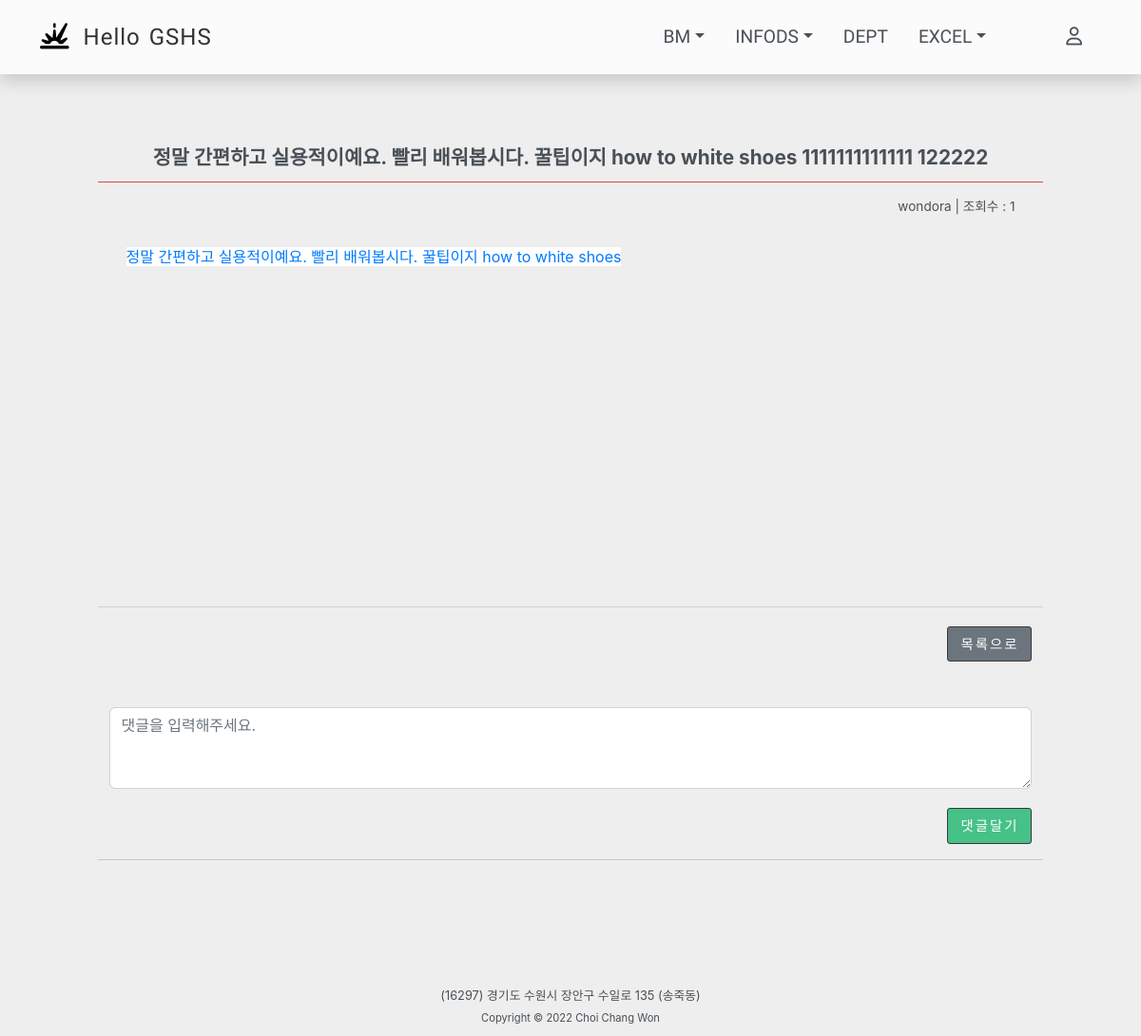
/freeboard/1/, run on the app's committed database.
### freeboard/models.py (models this page shows, shortened)
class Freeboard(models.Model):
    writer = models.ForeignKey(settings.AUTH_USER_MODEL, on_delete=models.SET_NULL, null=True, verbose_name='작성자')
    title = models.CharField(max_length=128, verbose_name='제목')
    content = models.TextField(verbose_name='내용')
    category = models.CharField(choices=CATEGORY_CHOICES, max_length=18, verbose_name='분류', default='자유')
    upload_files = models.FileField(upload_to=get_file_path, null=True, blank=True, verbose_name='파일')
    filename = models.CharField(max_length=64, null=True, verbose_name='첨부파일명')
    hits = models.PositiveIntegerField(verbose_name='조회수', default=0)
    comments = models.PositiveIntegerField(verbose_name='댓글수', null=True)
    registered_date = models.DateTimeField(auto_now_add=True, verbose_name='등록시간')
    top_fixed = models.BooleanField(verbose_name='상단고정', default=False)
    class Meta:
        db_table = 'freeboard'
    @property
    def created_string(self):
        time = datetime.now() - self.registered_date
        if time < timedelta(minutes=1):
            return '방금 전'
        elif time < timedelta(hours=1):
            return str(int(time.seconds / 60)) + '분 전'
        elif time < timedelta(days=1):
            return str(int(time.seconds / 3600)) + '시간 전'
        elif time < timedelta(days=7):
            time = datetime.now().date() - self.registered_date.date()
            return str(time.days) + '일 전'
        else:
            return False

### login/models.py (models this page shows, shortened)
class User(AbstractUser):
    objects = UserManager()
    username = models.CharField(max_length=20, null=True, unique=True, blank=True)
    password = models.CharField(max_length=100, null=True, blank=True)
    email = models.CharField(max_length=50, null=True, blank=True)
    is_active = models.BooleanField(default=True)
    name = models.CharField(max_length=50, null=True)
    subject = models.CharField(max_length=50, null=True)
    USERNAME_FIELD = 'username'
    class Meta:
        db_table = "user"

### freeboard/views.py (the view)
# urls.py: path('<int:pk>/', views.freeboard_detail_view, name='freeboard_detail'),
def freeboard_detail_view(request, pk):
    freeboard = get_object_or_404(Freeboard, pk=pk)
    session_cookie = request.session.get('username', False)
    cookie_name = F'freeboard_hits:{session_cookie}'
    comment = Comment.objects.filter(post=pk).order_by('created')
    comment_count = comment.count()
    comment_count = comment.exclude(deleted=True).count()
    reply = comment.exclude(reply='0')
    if request.user == freeboard.writer:
        freeboard_auth = True
    else:
        freeboard_auth = False
    context = {
        'freeboard': freeboard,
        'freeboard_auth': freeboard_auth,
        'comments': comment,
        'comment_count': comment_count,
        'replys': reply,
    }
    response = render(request, 'freeboard/freeboard_detail.html', context)
    if request.COOKIES.get(cookie_name) is not None:
        cookies = request.COOKIES.get(cookie_name)
        cookies_list = cookies.split('|')
        if str(pk) not in cookies_list:
            response.set_cookie(cookie_name, cookies + f'|{pk}', expires=None)
            freeboard.hits += 1
            freeboard.save()
            return response
    else:
        response.set_cookie(cookie_name, pk, expires=None)
        freeboard.hits += 1
        freeboard.save()
        return response
    return render(request, 'freeboard/freeboard_detail.html', context)

### freeboard/templates/freeboard/freeboard_detail.html (shortened to what this page needs)
{% extends 'base.html' %}
{% block content %}
<div style="max-width: 87%; margin:0 auto;">
    <div class="row">
        <div class="col-12 text-center" style="border-bottom: 1px solid #e44444; padding-bottom: 10px;">
            <span style="font-size:1.3rem;font-weight:bold;">{{ freeboard.title }}</span>
        </div>
        <div class="col-md-3" style="font-size: 0.85rem;padding: 15px 30px 0;">
        </div>
        <div class="col-md-5 offset-md-4 text-lg-end" style="font-size: 0.85rem;padding: 15px 30px 0;">
            <span>{{ freeboard.writer.username }}&nbsp;|&nbsp;조회수 : {{ freeboard.hits }}</span>
        </div>
        <div style="padding: 30px 30px 10px; font-size: 0.95rem;min-height: 410px;">
            {{ freeboard.content | safe }}
        </div>
    </div>
    <div class="row" style="border-top: 1px solid #cfcfcf; padding-top: 20px;">
        <div class="col-md-12  text-lg-end">
            {% if freeboard_auth %}
            <button class="custom-btn custom-btn-secondary" id="detail_btn" onclick="location.href='/freeboard/{{ freeboard.id }}/edit/'">수정</button>
            <button class="custom-btn custom-btn-secondary" id="detail_btn" data-toggle="modal" data-target="#delete_modal">삭제</button>
            <button class="custom-btn custom-btn-secondary" id="detail_btn" onclick="location.href='/freeboard/list/'">목록으로</button>
            {% else %}
            <button class="custom-btn custom-btn-secondary" id="detail_btn" onclick="location.href='/freeboard/list/'">목록으로</button>
            {% endif %}
        </div>
    </div>
        <div class="row mt-5">
            <div class="col-md-12 mb-3">
                <div style="padding-bottom: 20px;">
                    <textarea class="form-control" id="content_id" rows="3" placeholder="댓글을 입력해주세요."></textarea>
                </div>
                <div class="text-right" style="float:right">
                    <button id="comment_write" class="custom-btn custom-btn-success">댓글달기</button>
                </div>
            </div>
            <hr>
            {% if comments %}
                <div id="hide_more_button"><a id=hide_button_count>댓글 접기 &middot;&nbsp;{{ comment_count }}개의 댓글<br></a></div>
                <div id="show_more_button" style="display:none;"><a id=show_button_count>댓글 펼치기 &middot;&nbsp;{{ comment_count }}개의 댓글<br></a></div>
            {% else %}
                <div id="hide_more_button"><a id=hide_button_count><br></a></div>
            {% endif %}
        </div>
</div>
{% endblock %}

### static/css/gshs.css (style rules this page uses)
html, body { -ms-overflow-style: none; background-color: #eee; color: #495057; font-family: "NotoSansKR-Regular", -apple-system, BlinkMacSystemFont, "Segoe UI", Roboto, "Helvetica Neue", Arial, "Noto Sans", sans-serif, "Apple Color Emoji", "Segoe UI Emoji", "Segoe UI Symbol", "Noto Color Emoji"; }
a { text-decoration: none; }
.custom-btn { border: 0.5px solid rgb(57, 57, 57); letter-spacing:2px; color: #fff; font-size: 0.9rem; padding: 7px 13px; border-radius: 3px 3px; transition: all 0.4s; }
.custom-btn-success { background-color: #46c188; }
.custom-btn-secondary { background-color: #6c757d; }
#hide_more_button, #show_more_button { font-size: 0.9rem; }

### data on the page
Freeboard: title "정말 간편하고 실용적이예요. 빨리 배워봅시다. 꿀팁이지 how to white shoes 1111111111111 122222", writer.username "wondora", hits "1", content "정말 간편하고 실용적이예요. 빨리 배워봅시다. 꿀팁이지 how to white shoes"
